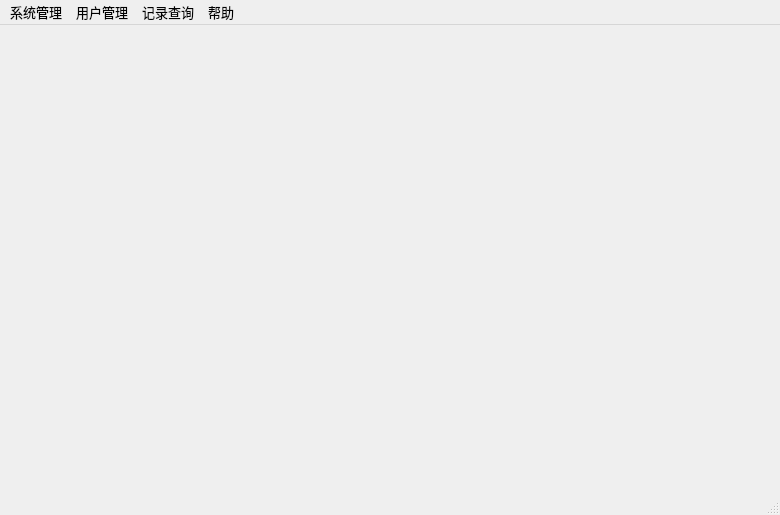
<?xml version="1.0" encoding="UTF-8"?>
<ui version="4.0">
 <class>MainWindow</class>
 <widget class="QMainWindow" name="MainWindow">
  <property name="geometry">
   <rect>
    <x>0</x>
    <y>0</y>
    <width>780</width>
    <height>515</height>
   </rect>
  </property>
  <property name="font">
   <font>
    <family>Times New Roman</family>
    <pointsize>10</pointsize>
   </font>
  </property>
  <property name="windowTitle">
   <string>MainWindow</string>
  </property>
  <widget class="QWidget" name="centralWidget">
   <layout class="QVBoxLayout" name="verticalLayout">
    <property name="leftMargin">
     <number>0</number>
    </property>
    <property name="topMargin">
     <number>0</number>
    </property>
    <property name="rightMargin">
     <number>0</number>
    </property>
    <property name="bottomMargin">
     <number>0</number>
    </property>
    <item>
     <widget class="QStackedWidget" name="stackedWidget">
      <property name="font">
       <font>
        <family>Times New Roman</family>
        <pointsize>10</pointsize>
       </font>
      </property>
      <property name="currentIndex">
       <number>-1</number>
      </property>
     </widget>
    </item>
   </layout>
  </widget>
  <widget class="QStatusBar" name="statusBar">
   <property name="sizeGripEnabled">
    <bool>true</bool>
   </property>
  </widget>
  <widget class="QMenuBar" name="menuBar">
   <property name="geometry">
    <rect>
     <x>0</x>
     <y>0</y>
     <width>780</width>
     <height>21</height>
    </rect>
   </property>
   <widget class="QMenu" name="menu">
    <property name="title">
     <string>系统管理</string>
    </property>
    <addaction name="action_login"/>
    <addaction name="separator"/>
    <addaction name="action_connect"/>
    <addaction name="action_Disconnect"/>
    <addaction name="action_export"/>
    <addaction name="separator"/>
    <addaction name="action_mainPage"/>
    <addaction name="actionquit"/>
   </widget>
   <widget class="QMenu" name="menu_2">
    <property name="title">
     <string>用户管理</string>
    </property>
    <addaction name="action_register"/>
    <addaction name="action_writeoff"/>
    <addaction name="action_recharge"/>
    <addaction name="separator"/>
    <addaction name="action_changepwd"/>
    <addaction name="separator"/>
    <addaction name="action_consume"/>
   </widget>
   <widget class="QMenu" name="menu_3">
    <property name="title">
     <string>记录查询</string>
    </property>
    <addaction name="action_writeofftable"/>
    <addaction name="action_registtable"/>
    <addaction name="separator"/>
    <addaction name="action_recordtable"/>
    <addaction name="action_recharges"/>
    <addaction name="separator"/>
    <addaction name="action_persontable"/>
   </widget>
   <widget class="QMenu" name="menu_4">
    <property name="title">
     <string>帮助</string>
    </property>
    <addaction name="action_about"/>
   </widget>
   <addaction name="menu"/>
   <addaction name="menu_2"/>
   <addaction name="menu_3"/>
   <addaction name="menu_4"/>
  </widget>
  <action name="action_login">
   <property name="icon">
    <iconset>
     <normalon>:/new/prefix1/login.png</normalon>
    </iconset>
   </property>
   <property name="text">
    <string>登陆</string>
   </property>
   <property name="statusTip">
    <string>管理员登录接口</string>
   </property>
   <property name="font">
    <font>
     <family>Times New Roman</family>
     <pointsize>10</pointsize>
    </font>
   </property>
  </action>
  <action name="actionquit">
   <property name="icon">
    <iconset>
     <normalon>:/new/prefix1/logout.png</normalon>
    </iconset>
   </property>
   <property name="text">
    <string>退出</string>
   </property>
   <property name="statusTip">
    <string>退出系统</string>
   </property>
   <property name="font">
    <font>
     <family>Times New Roman</family>
     <pointsize>10</pointsize>
    </font>
   </property>
  </action>
  <action name="action_export">
   <property name="icon">
    <iconset>
     <normalon>:/new/prefix1/export.png</normalon>
    </iconset>
   </property>
   <property name="text">
    <string>导出</string>
   </property>
   <property name="statusTip">
    <string>将数据表格导出</string>
   </property>
   <property name="font">
    <font>
     <family>Times New Roman</family>
     <pointsize>10</pointsize>
    </font>
   </property>
  </action>
  <action name="action_register">
   <property name="icon">
    <iconset>
     <normalon>:/new/prefix1/regester.png</normalon>
    </iconset>
   </property>
   <property name="text">
    <string>用户注册</string>
   </property>
   <property name="statusTip">
    <string>新用户注册</string>
   </property>
   <property name="font">
    <font>
     <family>Times New Roman</family>
     <pointsize>10</pointsize>
    </font>
   </property>
  </action>
  <action name="action_writeoff">
   <property name="icon">
    <iconset>
     <normalon>:/new/prefix1/changePwd.png</normalon>
    </iconset>
   </property>
   <property name="text">
    <string>用户注销</string>
   </property>
   <property name="statusTip">
    <string>注销账户</string>
   </property>
   <property name="font">
    <font>
     <family>Times New Roman</family>
     <pointsize>10</pointsize>
    </font>
   </property>
  </action>
  <action name="action_changepwd">
   <property name="icon">
    <iconset>
     <normalon>:/new/prefix1/record3.png</normalon>
    </iconset>
   </property>
   <property name="text">
    <string>修改密码</string>
   </property>
   <property name="statusTip">
    <string>管理员用于修改密码</string>
   </property>
   <property name="font">
    <font>
     <family>Times New Roman</family>
     <pointsize>10</pointsize>
    </font>
   </property>
  </action>
  <action name="actionGhuj">
   <property name="text">
    <string>ghuj</string>
   </property>
  </action>
  <action name="action_recordtable">
   <property name="icon">
    <iconset>
     <normalon>:/new/prefix1/record4.png</normalon>
    </iconset>
   </property>
   <property name="text">
    <string>消费记录</string>
   </property>
   <property name="statusTip">
    <string>查询消费记录表</string>
   </property>
   <property name="font">
    <font>
     <family>Times New Roman</family>
     <pointsize>10</pointsize>
    </font>
   </property>
  </action>
  <action name="action_writeofftable">
   <property name="icon">
    <iconset>
     <normalon>:/new/prefix1/recoder1.png</normalon>
    </iconset>
   </property>
   <property name="text">
    <string>注销记录</string>
   </property>
   <property name="statusTip">
    <string>查询注销表</string>
   </property>
   <property name="font">
    <font>
     <family>Times New Roman</family>
     <pointsize>10</pointsize>
    </font>
   </property>
  </action>
  <action name="action_registtable">
   <property name="icon">
    <iconset>
     <normalon>:/new/prefix1/record.png</normalon>
    </iconset>
   </property>
   <property name="text">
    <string>注册记录</string>
   </property>
   <property name="statusTip">
    <string>查询注册表</string>
   </property>
   <property name="font">
    <font>
     <family>Times New Roman</family>
     <pointsize>10</pointsize>
    </font>
   </property>
  </action>
  <action name="action_persontable">
   <property name="icon">
    <iconset>
     <normalon>:/new/prefix1/record2.png</normalon>
    </iconset>
   </property>
   <property name="text">
    <string>人员信息</string>
   </property>
   <property name="statusTip">
    <string>查询注册用户表</string>
   </property>
   <property name="font">
    <font>
     <family>Times New Roman</family>
     <pointsize>10</pointsize>
    </font>
   </property>
  </action>
  <action name="actionAsdf_7">
   <property name="text">
    <string>asdf</string>
   </property>
  </action>
  <action name="action_about">
   <property name="icon">
    <iconset>
     <normalon>:/new/prefix1/help.png</normalon>
    </iconset>
   </property>
   <property name="text">
    <string>关于</string>
   </property>
   <property name="statusTip">
    <string>关于本软件的相关说明</string>
   </property>
   <property name="font">
    <font>
     <family>Times New Roman</family>
     <pointsize>10</pointsize>
    </font>
   </property>
  </action>
  <action name="action_connect">
   <property name="icon">
    <iconset>
     <normalon>:/new/prefix1/connect.png</normalon>
    </iconset>
   </property>
   <property name="text">
    <string>连接</string>
   </property>
   <property name="statusTip">
    <string>连接读卡器模块</string>
   </property>
   <property name="font">
    <font>
     <family>Times New Roman</family>
     <pointsize>10</pointsize>
    </font>
   </property>
  </action>
  <action name="action_Disconnect">
   <property name="icon">
    <iconset>
     <normalon>:/new/prefix1/disconnect.png</normalon>
    </iconset>
   </property>
   <property name="text">
    <string>断开</string>
   </property>
   <property name="statusTip">
    <string>与读卡器断开连接</string>
   </property>
   <property name="font">
    <font>
     <family>Times New Roman</family>
     <pointsize>10</pointsize>
    </font>
   </property>
  </action>
  <action name="actionAsdf">
   <property name="text">
    <string>asdf</string>
   </property>
  </action>
  <action name="action_recharge">
   <property name="icon">
    <iconset>
     <normalon>:/new/prefix1/cast.png</normalon>
    </iconset>
   </property>
   <property name="text">
    <string>用户充值</string>
   </property>
   <property name="statusTip">
    <string>给M1卡充值</string>
   </property>
   <property name="font">
    <font>
     <family>Times New Roman</family>
     <pointsize>10</pointsize>
    </font>
   </property>
  </action>
  <action name="action_consume">
   <property name="icon">
    <iconset>
     <normalon>:/new/prefix1/pay.png</normalon>
    </iconset>
   </property>
   <property name="text">
    <string>消费模拟</string>
   </property>
   <property name="statusTip">
    <string>模拟一些消费场景</string>
   </property>
   <property name="font">
    <font>
     <family>Times New Roman</family>
     <pointsize>10</pointsize>
    </font>
   </property>
  </action>
  <action name="action_mainPage">
   <property name="icon">
    <iconset>
     <normalon>:/new/prefix1/main.png</normalon>
    </iconset>
   </property>
   <property name="text">
    <string>主页</string>
   </property>
   <property name="statusTip">
    <string>返回到软件的主界面</string>
   </property>
   <property name="font">
    <font>
     <family>Times New Roman</family>
     <pointsize>10</pointsize>
    </font>
   </property>
  </action>
  <action name="action_recharges">
   <property name="icon">
    <iconset>
     <normalon>:/new/prefix1/record5.png</normalon>
    </iconset>
   </property>
   <property name="text">
    <string>充值记录</string>
   </property>
   <property name="statusTip">
    <string>充值记录信息查询</string>
   </property>
  </action>
 </widget>
 <layoutdefault spacing="6" margin="11"/>
 <resources/>
 <connections/>
</ui>
